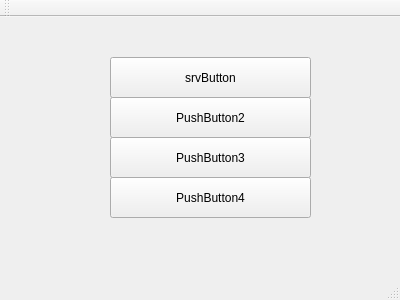
<?xml version="1.0" encoding="UTF-8"?>
<ui version="4.0">
 <class>MainWindow</class>
 <widget class="QMainWindow" name="MainWindow">
  <property name="geometry">
   <rect>
    <x>0</x>
    <y>0</y>
    <width>400</width>
    <height>300</height>
   </rect>
  </property>
  <property name="windowTitle">
   <string>MainWindow</string>
  </property>


  <widget class="QWidget" name="centralWidget">
   <widget class="QPushButton" name="srvButton">
    <property name="geometry">
     <rect>
      <x>110</x>
      <y>40</y>
      <width>201</width>
      <height>41</height>
     </rect>
    </property>
    <property name="text">
     <string>srvButton</string>
    </property>
   </widget>
   <widget class="QPushButton" name="pushButton2">
    <property name="geometry">
     <rect>
      <x>110</x>
      <y>80</y>
      <width>201</width>
      <height>41</height>
     </rect>
    </property>
    <property name="text">
     <string>PushButton2</string>
    </property>
   </widget>
   <widget class="QPushButton" name="pushButton3">
    <property name="geometry">
     <rect>
      <x>110</x>
      <y>120</y>
      <width>201</width>
      <height>41</height>
     </rect>
    </property>
    <property name="text">
     <string>PushButton3</string>
    </property>
   </widget>
   <widget class="QPushButton" name="pushButton4">
    <property name="geometry">
     <rect>
      <x>110</x>
      <y>160</y>
      <width>201</width>
      <height>41</height>
     </rect>
    </property>
    <property name="text">
     <string>PushButton4</string>
    </property>
   </widget>
  </widget>

  
  <widget class="QMenuBar" name="menuBar">
   <property name="geometry">
    <rect>
     <x>0</x>
     <y>0</y>
     <width>400</width>
     <height>20</height>
    </rect>
   </property>
  </widget>
  <widget class="QToolBar" name="mainToolBar">
   <attribute name="toolBarArea">
    <enum>TopToolBarArea</enum>
   </attribute>
   <attribute name="toolBarBreak">
    <bool>false</bool>
   </attribute>
  </widget>
  <widget class="QStatusBar" name="statusBar"/>
 </widget>
 <layoutdefault spacing="6" margin="11"/>
 <resources/>
 <connections/>
</ui>
